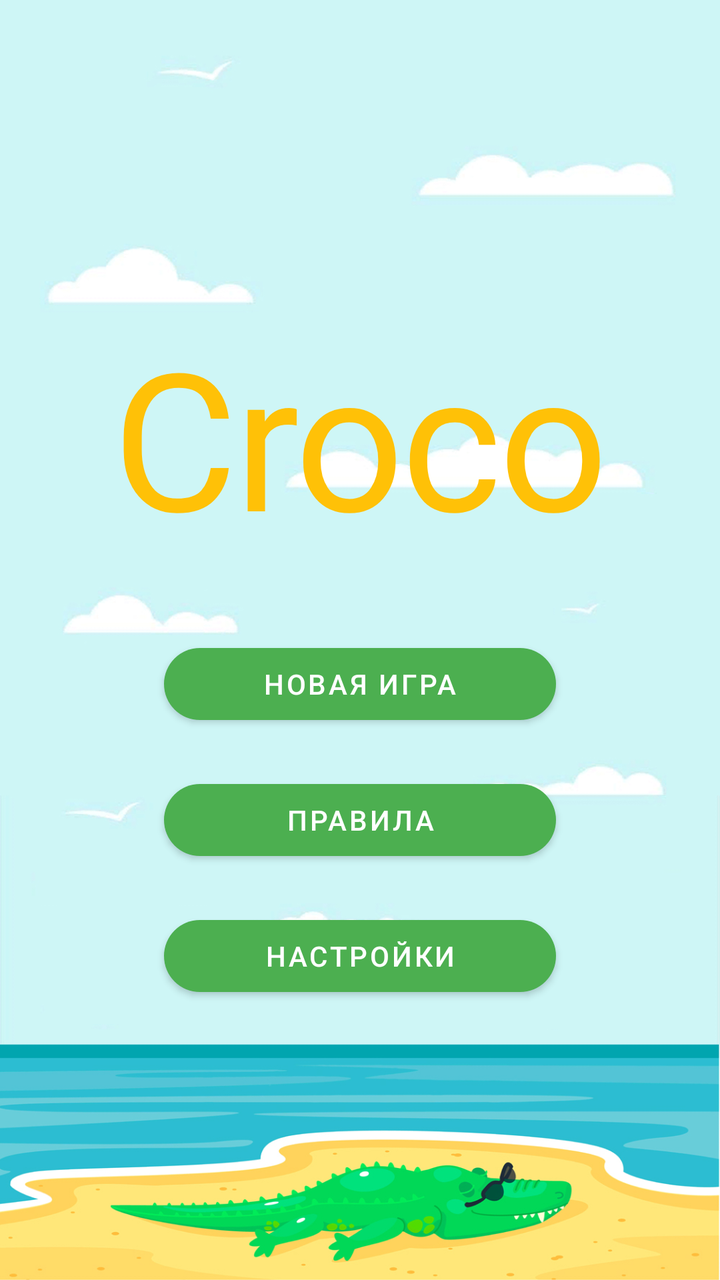
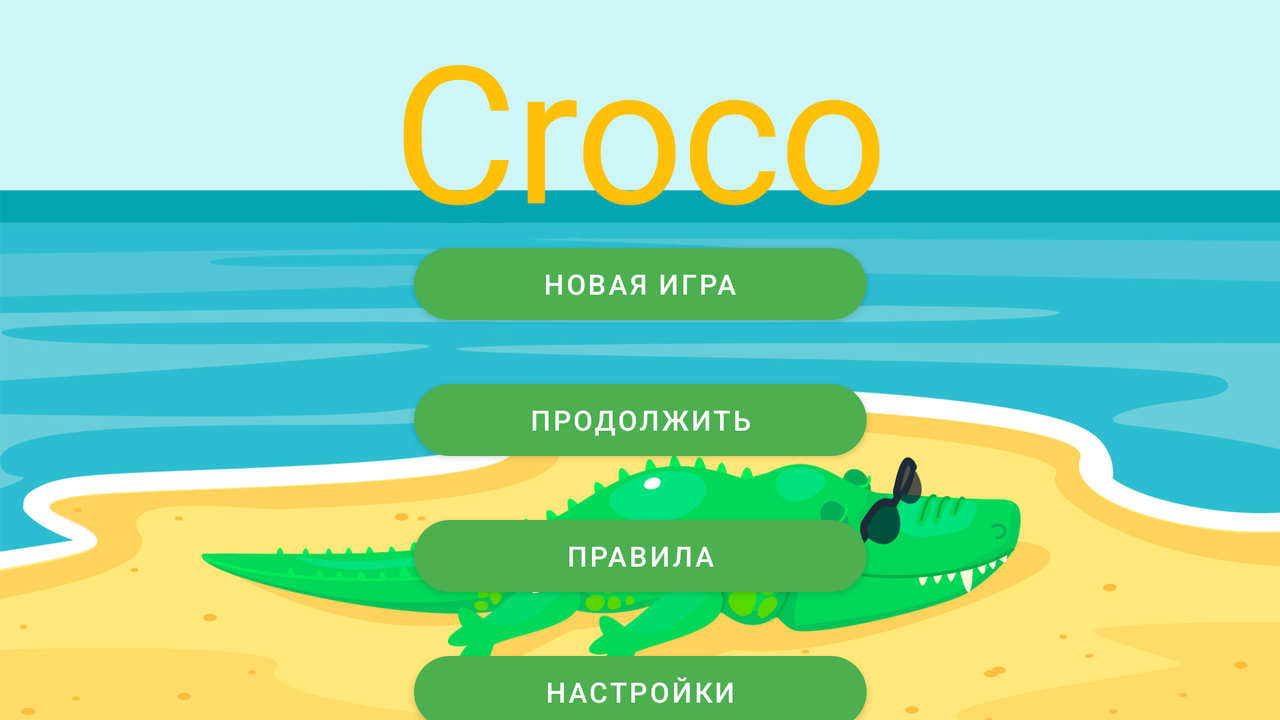

The same Android screen from two of the app's own layout files: first res/layout/ as a phone draws it, then the repository's variant for another configuration, drawn on a device whose configuration selects that folder. Both files follow.
<!-- AndroidManifest.xml: application theme Theme.Croco -->
<!-- res/layout/activity_main_menu.xml -->
<?xml version="1.0" encoding="utf-8"?>
<androidx.constraintlayout.widget.ConstraintLayout xmlns:android="http://schemas.android.com/apk/res/android"
    xmlns:app="http://schemas.android.com/apk/res-auto"
    xmlns:tools="http://schemas.android.com/tools"
    android:layout_width="match_parent"
    android:layout_height="match_parent"
    tools:context=".activities.MainMenuActivity">

    <ImageView
        android:layout_width="match_parent"
        android:layout_height="match_parent"
        android:src="@drawable/croco_background"
        android:scaleType="fitXY"/>

    <androidx.constraintlayout.widget.ConstraintLayout
        android:layout_width="match_parent"
        android:layout_height="0dp"
        app:layout_constraintBottom_toBottomOf="parent"
        app:layout_constraintHeight_percent="0.6"
        app:layout_constraintTop_toTopOf="parent">

        <TextView
            android:id="@+id/textView"
            style="@style/Widget.Croco.AppNameTextView"
            android:layout_width="wrap_content"
            android:layout_height="wrap_content"
            android:text="@string/app_name"
            app:layout_constraintBottom_toTopOf="@+id/linearLayout"
            app:layout_constraintEnd_toEndOf="parent"
            app:layout_constraintStart_toStartOf="parent"
            app:layout_constraintTop_toTopOf="parent" />

        <LinearLayout
            android:id="@+id/linearLayout"
            android:layout_width="0dp"
            android:layout_height="wrap_content"
            android:orientation="vertical"
            app:layout_constraintBottom_toBottomOf="parent"
            app:layout_constraintEnd_toEndOf="parent"
            app:layout_constraintStart_toStartOf="parent"
            app:layout_constraintWidth_percent="0.6">

            <com.google.android.material.button.MaterialButton
                android:id="@+id/main_menu_new_game_button"
                style="@style/Widget.Croco.MenuMaterialButton"
                android:layout_width="match_parent"
                android:layout_height="wrap_content"
                android:layout_margin="10dp"
                android:text="Новая игра" />

            <com.google.android.material.button.MaterialButton
                android:id="@+id/main_menu_continue_button"
                style="@style/Widget.Croco.MenuMaterialButton"
                android:visibility="gone"
                android:layout_width="match_parent"
                android:layout_height="wrap_content"
                android:layout_margin="10dp"
                android:text="Продолжить" />

            <com.google.android.material.button.MaterialButton
                android:id="@+id/main_menu_rules_button"
                style="@style/Widget.Croco.MenuMaterialButton"
                android:layout_width="match_parent"
                android:layout_height="wrap_content"
                android:layout_margin="10dp"
                android:text="Правила" />

            <com.google.android.material.button.MaterialButton
                android:id="@+id/main_menu_settings_button"
                style="@style/Widget.Croco.MenuMaterialButton"
                android:layout_width="match_parent"
                android:layout_height="wrap_content"
                android:layout_margin="10dp"
                android:text="Настройки" />

        </LinearLayout>

    </androidx.constraintlayout.widget.ConstraintLayout>

</androidx.constraintlayout.widget.ConstraintLayout>
<!-- resources referenced by this layout -->
<resources>
  <!-- drawable croco_background: jpg bitmap (drawable-v24, 318155 bytes) -->
  <string name="app_name">Croco</string>
  <style name="Widget.Croco.AppNameTextView" parent="TextAppearance.MaterialComponents.Headline1">
          <item name="fontFamily">@font/fredoka_one_regular</item>
          <item name="android:textColor">@color/colorAccent</item>
      </style>
  <style name="Widget.Croco.MenuMaterialButton" parent="Widget.MaterialComponents.Button">
          <item name="background">@color/colorPrimary</item>
          <item name="backgroundTint">@color/colorPrimary</item>
          <item name="cornerRadius">20dp</item>
      </style>
  <style name="Theme.Croco" parent="Theme.MaterialComponents.Light.NoActionBar">
          <item name="colorPrimary">@color/colorPrimary</item>
          <item name="colorPrimaryDark">@color/colorPrimaryDark</item>
          <item name="colorAccent">@color/colorAccent</item>
          <item name="android:textColorPrimary">@color/colorPrimaryText</item>
          <item name="android:textColorSecondary">@color/colorSecondaryText</item>
          <item name="android:colorBackground">@color/colorBackground</item>
     </style>
  <color name="colorAccent">#FFC107</color>
  <color name="colorPrimary">#4CAF50</color>
  <color name="colorPrimaryDark">#388E3C</color>
  <color name="colorPrimaryText">#212121</color>
  <color name="colorSecondaryText">#757575</color>
  <color name="colorBackground">#FFFFFF</color>
</resources>
<!-- res/layout-land/activity_main_menu.xml (the repository's variant of the layout above) -->
<!-- drawn on the phone turned sideways -->
<?xml version="1.0" encoding="utf-8"?>
<androidx.constraintlayout.widget.ConstraintLayout xmlns:android="http://schemas.android.com/apk/res/android"
    xmlns:app="http://schemas.android.com/apk/res-auto"
    xmlns:tools="http://schemas.android.com/tools"
    android:layout_width="match_parent"
    android:layout_height="match_parent"
    tools:context=".activities.MainMenuActivity">

    <ImageView
        android:layout_width="match_parent"
        android:layout_height="match_parent"
        android:src="@drawable/croco_background_land"
        android:scaleType="fitXY"/>

    <androidx.constraintlayout.widget.ConstraintLayout
        android:layout_width="match_parent"
        android:layout_height="wrap_content"
        app:layout_constraintBottom_toBottomOf="parent"
        app:layout_constraintHeight_percent="1"
        app:layout_constraintTop_toTopOf="parent">

        <TextView
            android:id="@+id/textView"
            style="@style/Widget.Croco.AppNameTextView"
            android:layout_width="wrap_content"
            android:layout_height="wrap_content"
            android:text="@string/app_name"
            app:layout_constraintEnd_toEndOf="parent"
            app:layout_constraintStart_toStartOf="parent"
            app:layout_constraintTop_toTopOf="parent" />

        <LinearLayout
            android:id="@+id/linearLayout"
            android:layout_width="0dp"
            android:layout_height="wrap_content"
            android:orientation="vertical"
            app:layout_constraintBottom_toBottomOf="parent"
            app:layout_constraintEnd_toEndOf="@+id/textView"
            app:layout_constraintStart_toStartOf="@+id/textView"
            app:layout_constraintTop_toBottomOf="@+id/textView">

            <com.google.android.material.button.MaterialButton
                android:id="@+id/main_menu_new_game_button"
                style="@style/Widget.Croco.MenuMaterialButton"
                android:layout_width="match_parent"
                android:layout_height="wrap_content"
                android:layout_margin="10dp"
                android:text="Новая игра" />

            <com.google.android.material.button.MaterialButton
                android:id="@+id/main_menu_continue_button"
                style="@style/Widget.Croco.MenuMaterialButton"
                android:layout_width="match_parent"
                android:layout_height="wrap_content"
                android:layout_margin="10dp"
                android:text="Продолжить" />

            <com.google.android.material.button.MaterialButton
                android:id="@+id/main_menu_rules_button"
                style="@style/Widget.Croco.MenuMaterialButton"
                android:layout_width="match_parent"
                android:layout_height="wrap_content"
                android:layout_margin="10dp"
                android:text="Правила" />

            <com.google.android.material.button.MaterialButton
                android:id="@+id/main_menu_settings_button"
                style="@style/Widget.Croco.MenuMaterialButton"
                android:layout_width="match_parent"
                android:layout_height="wrap_content"
                android:layout_margin="10dp"
                android:text="Настройки" />

        </LinearLayout>

    </androidx.constraintlayout.widget.ConstraintLayout>

</androidx.constraintlayout.widget.ConstraintLayout>
<!-- resources referenced by the variant -->
<!-- as the phone turned sideways resolves them -->
<resources>
  <!-- drawable croco_background_land: jpg bitmap (drawable-v24, 429998 bytes) -->
  <string name="app_name">Croco</string>
  <style name="Widget.Croco.AppNameTextView" parent="TextAppearance.MaterialComponents.Headline1">
          <item name="fontFamily">@font/fredoka_one_regular</item>
          <item name="android:textColor">@color/colorAccent</item>
      </style>
  <style name="Widget.Croco.MenuMaterialButton" parent="Widget.MaterialComponents.Button">
          <item name="background">@color/colorPrimary</item>
          <item name="backgroundTint">@color/colorPrimary</item>
          <item name="cornerRadius">20dp</item>
      </style>
  <style name="Theme.Croco" parent="Theme.MaterialComponents.Light.NoActionBar">
          <item name="colorPrimary">@color/colorPrimary</item>
          <item name="colorPrimaryDark">@color/colorPrimaryDark</item>
          <item name="colorAccent">@color/colorAccent</item>
          <item name="android:textColorPrimary">@color/colorPrimaryText</item>
          <item name="android:textColorSecondary">@color/colorSecondaryText</item>
          <item name="android:colorBackground">@color/colorBackground</item>
     </style>
  <color name="colorAccent">#FFC107</color>
  <color name="colorPrimary">#4CAF50</color>
  <color name="colorPrimaryDark">#388E3C</color>
  <color name="colorPrimaryText">#212121</color>
  <color name="colorSecondaryText">#757575</color>
  <color name="colorBackground">#FFFFFF</color>
</resources>
